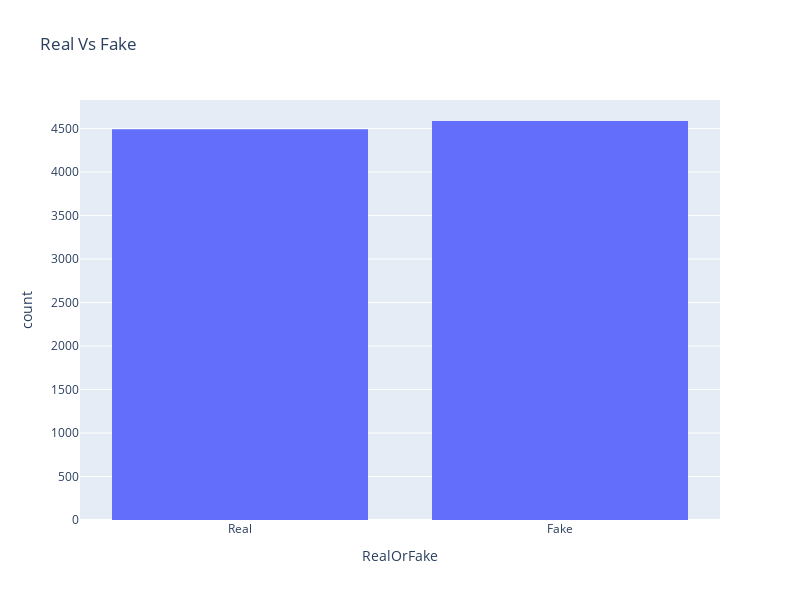

Write notebook code for a chart like this one.
### Code cell
df_balanced_sample = df_balanced.sample(frac=0.3)
fig = px.histogram(df_balanced_sample, x='RealOrFake', title='Real Vs Fake')
fig.update_layout(
    width=800,  # Set the width of the figure
    height=600,  # Set the height of the figure
)
fig.show()

### Figure 1 — Plotly figure (JSON) as saved in the notebook; plotly's stock layout.template omitted (floating-point values rounded to 4 significant figures; data arrays with more than 128 entries replaced by an {"elided": "..."} marker saying what was removed)
{"data": [{"alignmentgroup": "True", "bingroup": "x", "hovertemplate": "RealOrFake=%{x}<br>count=%{y}<extra></extra>", "legendgroup": "", "marker": {"color": "#636efa", "pattern": {"shape": ""}}, "name": "", "offsetgroup": "", "orientation": "v", "showlegend": false, "type": "histogram", "x": {"elided": "9076 str values"}, "xaxis": "x", "yaxis": "y"}], "layout": {"barmode": "relative", "height": 600, "legend": {"tracegroupgap": 0}, "title": {"text": "Real Vs Fake"}, "width": 800, "xaxis": {"anchor": "y", "domain": [0, 1], "title": {"text": "RealOrFake"}}, "yaxis": {"anchor": "x", "domain": [0, 1], "title": {"text": "count"}}}}
